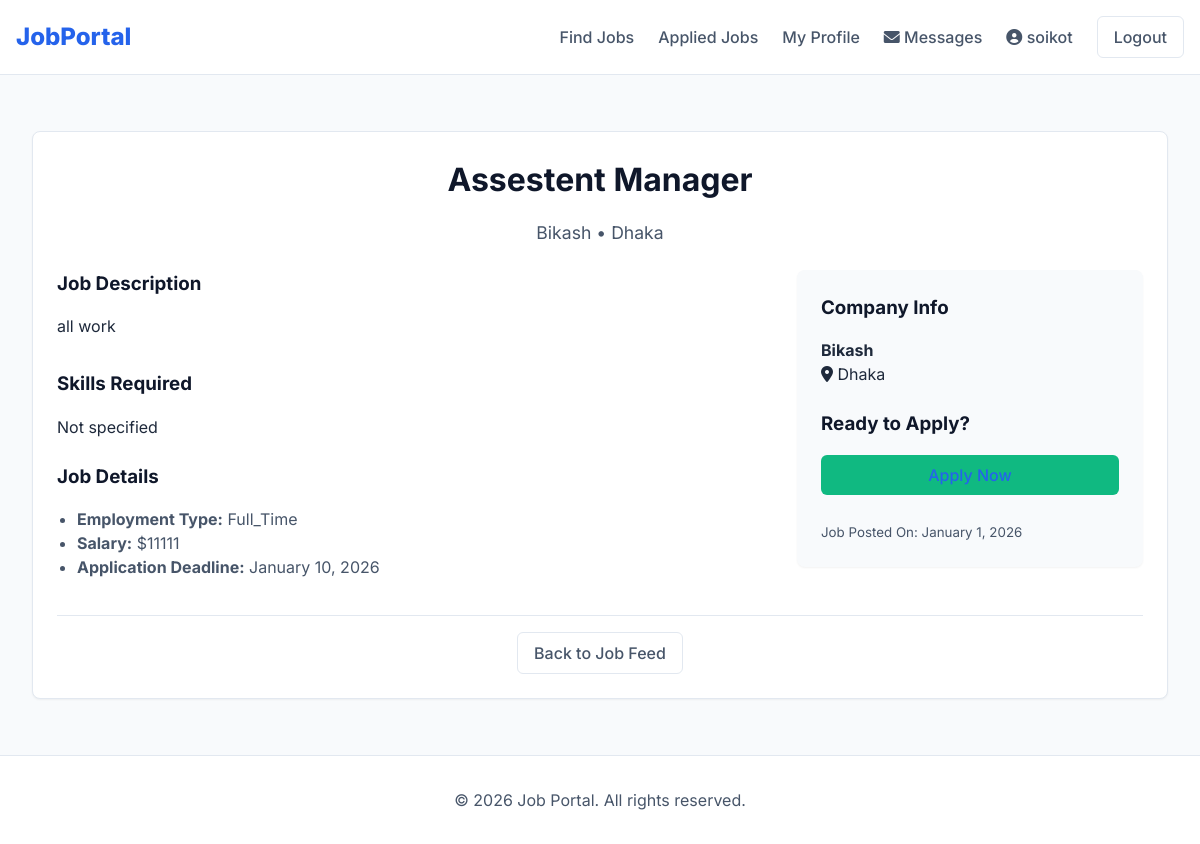
The page /viewJob/7/ (signed in) on the database its author committed.
### myApp/models.py (models this page shows, shortened)
class Custom_User(AbstractUser):
    USER=[
        ('recruiter','Recruiter'),('jobseeker','JobSeeker')
    ]
    user_type=models.CharField(choices=USER,max_length=120)
    profile_pic=models.ImageField(upload_to="media/profile_pic",null=True)

class JobModel(models.Model):
    JOB_TYPE_CHOICES=[
        ('full_time', 'Full Time'),
        ('part_time', 'Part Time'),
        ('contract', 'Contract'),
        ('internship', 'Internship'),
        ('temporary', 'Temporary'),
    ]
    user=models.ForeignKey(Custom_User,null=True,blank=True,on_delete=models.CASCADE)
    job_title = models.CharField(max_length=200, null=True, blank=True)
    company_name = models.CharField(max_length=200, null=True, blank=True)
    location = models.CharField(max_length=200, null=True, blank=True)
    description = models.TextField(null=True, blank=True)
    salary = models.PositiveIntegerField(null=True, blank=True)
    employment_type = models.CharField(max_length=50, choices=JOB_TYPE_CHOICES, null=True, blank=True)
    posted_date = models.DateTimeField(auto_now_add=True)
    update_date = models.DateTimeField(auto_now=True)
    application_deadline = models.DateTimeField(null=True, blank=True)

### myApp/views.py (the view)
# urls.py: path('viewJob/<int:view_id>/', viewJob, name='viewJob'),
@login_required
def viewJob(request, view_id):
    job = get_object_or_404(JobModel, id=view_id)
    context = {
        "job": job
    }
    return render(request, "Common/viewJob.html", context)

### Template/Common/viewJob.html (shortened to what this page needs)
{% extends 'Common/base.html' %}
{% block body %}
<div class="container mt-4">
    <div class="card">
        <div class="mb-4 text-center">
            <h1>{{ job.job_title }}</h1>
            <p style="color: var(--text-secondary); font-size: 1.1rem;">{{ job.company_name }} &bull; {{ job.location }}
            </p>
        </div>
        <div class="row">
            <div class="col-md-8">
                <h3>Job Description</h3>
                <p style="white-space: pre-line; margin-bottom: 2rem;">{{ job.description }}</p>
                <h3>Skills Required</h3>
                <p>{{ job.skills_required|default:"Not specified" }}</p>
                <h3 class="mt-4">Job Details</h3>
                <ul style="list-style: disc; padding-left: 20px; color: var(--text-secondary);">
                    <li><strong>Employment Type:</strong> {{ job.employment_type|title }}</li>
                    <li><strong>Salary:</strong> ${{ job.salary|default:"Not disclosed" }}</li>
                    <li><strong>Application Deadline:</strong>
                        {{ job.application_deadline|date:"F j, Y"|default:"Not specified" }}</li>
                </ul>
            </div>
            <div class="col-md-4">
                <div class="card" style="background-color: var(--background-color); border: none;">
                    <h3>Company Info</h3>
                    <p><strong>{{ job.company_name }}</strong></p>
                    <p><i class="fas fa-map-marker-alt"></i> {{ job.location }}</p>
                    <h3 class="mt-4">Ready to Apply?</h3>
                    {% if request.user.user_type == 'jobseeker' %}
                    <a href="{% url 'ApplyNow' job.job_title job.id %}" class="btn btn-success w-full"
                        style="background-color: var(--success-color);">Apply Now</a>
                    {% else %}
                    <p class="text-secondary">Login as a Job Seeker to apply.</p>
                    {% endif %}
                    <div class="mt-4">
                        <small style="color: var(--text-secondary);">
                            Job Posted On: {{ job.posted_date|date:"F j, Y" }}</small>
                    </div>
                </div>
            </div>
        </div>
        <div class="text-center mt-4" style="border-top: 1px solid var(--border-color); padding-top: 1rem;">
            <a href="{% url 'JobFeed' %}" class="btn btn-secondary">Back to Job Feed</a>
        </div>
    </div>
</div>
{% endblock %}

### Template/Common/base.html (shortened to what this page needs)
<!DOCTYPE html>
{% load static %}
<html lang="en">
<head>
  <link rel="stylesheet" href="https://cdnjs.cloudflare.com/ajax/libs/font-awesome/6.0.0-beta3/css/all.min.css">
  <link rel="stylesheet" href="{% static 'css/style.css' %}">
</head>
<body>
  <nav class="navbar">
    <div class="container">
      <a href="{% url 'JobFeed' %}" class="nav-brand">JobPortal</a>
      <div class="nav-menu">
        <a href="{% url 'JobFeed' %}" class="nav-link">Find Jobs</a>
        {% if request.user.is_authenticated %}
        {% if request.user.user_type == 'recruiter' %}
        <a href="{% url 'addJobPage' %}" class="nav-link">Post Job</a>
        <a href="{% url 'createdJob' %}" class="nav-link">My Jobs</a>
        {% else %}
        <a href="{% url 'appliedJob' %}" class="nav-link">Applied Jobs</a>
        <a href="{% url 'MySettingsPage' %}" class="nav-link">My Profile</a>
        {% endif %}
        <a href="{% url 'my_messages' %}" class="nav-link">
          <i class="fas fa-envelope"></i> Messages
        </a>
        <a href="{% url 'profile_view' %}" class="nav-link user-profile">
          <i class="fas fa-user-circle"></i> {{ request.user.username }}
        </a>
        <a href="{% url 'logoutPage' %}" class="btn btn-secondary btn-sm">Logout</a>
        {% else %}
        <a href="{% url 'signinPage' %}" class="nav-link">Login</a>
        <a href="{% url 'signupPage' %}" class="btn btn-primary">Sign Up</a>
        {% endif %}
      </div>
    </div>
  </nav>
  <main class="main-content">
    <div class="container">
      {% block body %}{% endblock %}
    </div>
  </main>
  <footer class="footer">
    <div class="container text-center">
      <p>&copy; 2026 Job Portal. All rights reserved.</p>
    </div>
  </footer>
</body>
</html>

### static/css/style.css (style rules this page uses)
:root { --primary-color: #2563eb; --primary-hover: #1d4ed8; --secondary-color: #64748b; --accent-color: #0f172a; --background-color: #f8fafc; --surface-color: #ffffff; --text-main: #1e293b; --text-secondary: #475569; --border-color: #e2e8f0; --success-color: #10b981; --danger-color: #ef4444; --warning-color: #f59e0b; --radius-sm: 0.375rem; --radius-md: 0.5rem; --radius-lg: 0.75rem; --shadow-sm: 0 1px 2px 0 rgb(0 0 0 / 0.05); --shadow-md: 0 4px 6px -1px rgb(0 0 0 / 0.1), 0 2px 4px -2px rgb(0 0 0 / 0.1); --font-sans: 'Inter', system-ui, -apple-system, sans-serif; }
* { box-sizing: border-box; margin: 0; padding: 0; }
body { font-family: var(--font-sans); background-color: var(--background-color); color: var(--text-main); line-height: 1.5; -webkit-font-smoothing: antialiased; }
a { color: var(--primary-color); text-decoration: none; transition: color 0.2s; }
ul { list-style: none; }
h1, h2, h3, h4, h5, h6 { font-weight: 700; color: var(--accent-color); margin-bottom: 1rem; }
.container { max-width: 1200px; margin: 0 auto; padding: 0 1rem; }
.main-content { padding: 2rem 0; min-height: 80vh; }
.navbar { background-color: var(--surface-color); border-bottom: 1px solid var(--border-color); padding: 1rem 0; position: sticky; top: 0; z-index: 100; }
.navbar .container { display: flex; justify-content: space-between; align-items: center; }
.nav-brand { font-size: 1.5rem; font-weight: 800; color: var(--primary-color); }
.nav-menu { display: flex; gap: 1.5rem; align-items: center; }
.nav-link { color: var(--text-secondary); font-weight: 500; }
.card { background-color: var(--surface-color); border-radius: var(--radius-md); border: 1px solid var(--border-color); box-shadow: var(--shadow-sm); padding: 1.5rem; margin-bottom: 1.5rem; transition: transform 0.2s, box-shadow 0.2s; }
.btn { display: inline-block; padding: 0.5rem 1rem; border-radius: var(--radius-sm); font-weight: 500; text-align: center; cursor: pointer; border: none; transition: background-color 0.2s; }
.btn-secondary { background-color: var(--surface-color); border: 1px solid var(--border-color); color: var(--text-secondary); }
.text-center { text-align: center; }
.mt-4 { margin-top: 1.5rem; }
.mb-4 { margin-bottom: 1.5rem; }
.w-full { width: 100%; }
.row { display: flex; flex-wrap: wrap; margin: -0.75rem; }
.col-md-8, .col-md-4 { padding: 0.75rem; width: 100%; }
@media (min-width: 768px) { .col-md-8 { flex: 0 0 66.66667%; max-width: 66.66667%; } }
@media (min-width: 768px) { .col-md-4 { flex: 0 0 33.33333%; max-width: 33.33333%; } }
.footer { background: var(--surface-color); padding: 2rem 0; border-top: 1px solid var(--border-color); margin-top: auto; color: var(--text-secondary); }

### rows shown on the page
Custom_User: user.username "soikot"
JobModel: job_title "Assestent Manager", company_name "Bikash", location "Dhaka", description "all work", employment_type "Full_Time", salary "11111", application_deadline "January 10, 2026", posted_date "January 1, 2026"

### other values the page prints
{{ job.skills_required|default:"Not specified" }} "Not specified"
